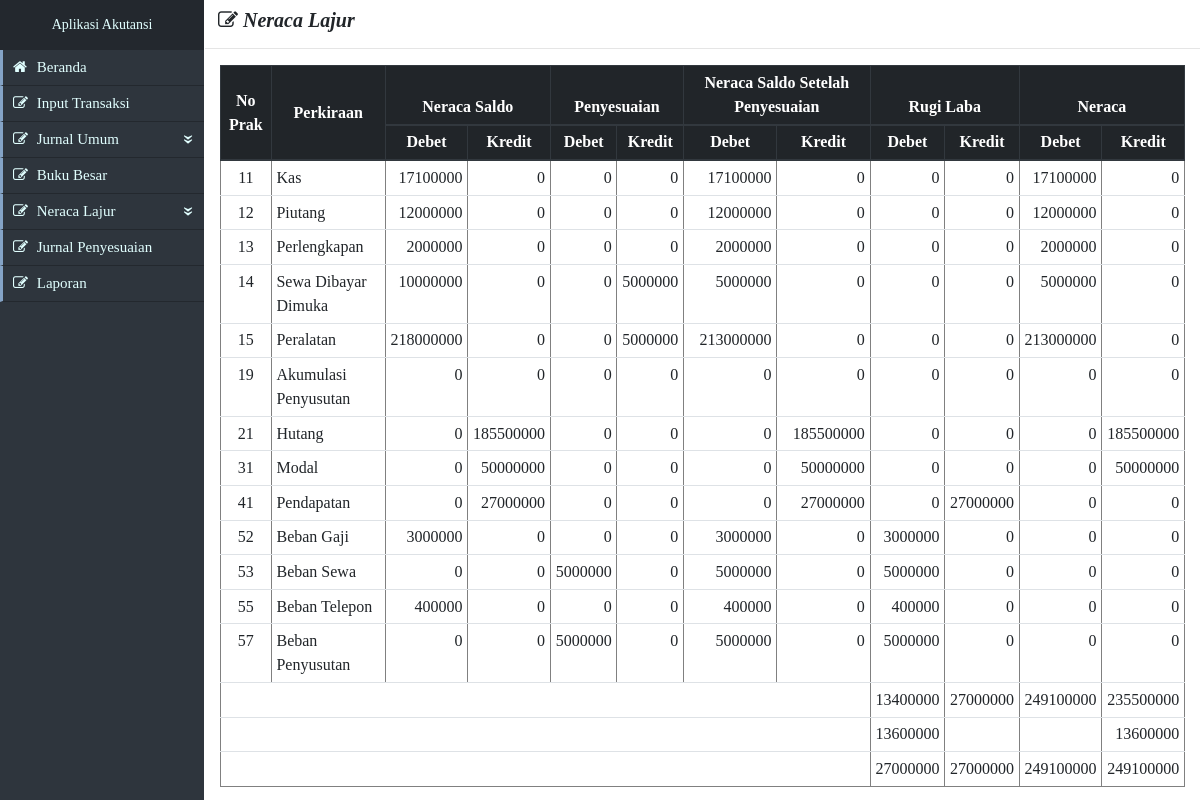
/public/archive/neracaLajur.php, run on the app's committed database.
### tables this page shows
CREATE TABLE `neracalajur` (
  `idnl` varchar(100) DEFAULT NULL,
  `noRef` varchar(10) DEFAULT NULL,
  `neracaSaldoD` int(100) DEFAULT NULL,
  `neracaSaldoK` int(100) DEFAULT NULL,
  `penyesuaianD` int(100) DEFAULT NULL,
  `penyesuaianK` int(100) DEFAULT NULL,
  `neracaSaldoSetelahD` int(100) DEFAULT NULL,
  `neracaSaldoSetelahK` int(100) DEFAULT NULL,
  `rugiLabaD` int(100) DEFAULT NULL,
  `rugiLabaK` int(100) DEFAULT NULL,
  `neracaD` int(100) DEFAULT NULL,
  `neracaK` int(100) DEFAULT NULL
);

CREATE TABLE `ketref` (
  `golAkun` varchar(50) DEFAULT NULL,
  `noRef` varchar(10) NOT NULL,
  `ketref` varchar(50) DEFAULT NULL,
  `kdUnik` varchar(50) DEFAULT NULL
);

### public/archive/neracaLajur.php (the view, shortened to what this page needs)
<?php include('../includes/templateAkutansi.php') ?>
		<div class="col-lg-10">
			<h5 class="ml-2 mt-2"><strong><i>&nbsp<span class="fa fa-pencil-square-o"></span> Neraca Lajur</i></strong></h5>
			<hr>
			<div class="container-fluid">
				<table border="1" class="table table-sm">
					<thead class="thead-dark text-center">
					<tr>
						<th rowspan="2" class="align-middle">No Prak</th>
						<th rowspan="2" class="align-middle">Perkiraan</th>
						<th colspan="2">Neraca Saldo</th>
						<th colspan="2">Penyesuaian</th>
						<th colspan="2">Neraca Saldo Setelah Penyesuaian</th>
						<th colspan="2">Rugi Laba</th>
						<th colspan="2">Neraca</th>
					</tr>
					<tr>
						<?php
							for($i=0;$i<5;$i++){
								echo "<th>Debet</th><th>Kredit</th>";
							}
						?>
					</tr>
					</thead>
					<?php
					$con = mysqli_connect("localhost","root","","akutansiAuto");
			        if (mysqli_connect_errno()){
			            echo "Koneksi database gagal : " . mysqli_connect_error();
			        } else {
			        $query = mysqli_query($con,"select*from neracalajur inner join ketref on ketref.noRef = neracalajur.noRef order by neracalajur.noRef ");
					if(mysqli_num_rows($query)>0){
						while ($data=mysqli_fetch_array($query)) { ?>
							<tr>
								<td class="text-center"><?php echo $data['noRef']; ?></td>
								<td><?php echo $data['ketref']; ?></td>
								<td class="text-right"><?php echo $data['neracaSaldoD']; ?></td>
								<td class="text-right"><?php echo $data["neracaSaldoK"]; ?></td>
								<td class="text-right"><?php echo $data["penyesuaianD"]; ?></td>
								<td class="text-right"><?php echo $data["penyesuaianK"]; ?></td>
								<td class="text-right"><?php echo $data["neracaSaldoSetelahD"]; ?></td>
								<td class="text-right"><?php echo $data["neracaSaldoSetelahK"]; ?></td>
								<td class="text-right"><?php echo $data["rugiLabaD"]; ?></td>
								<td class="text-right"><?php echo $data["rugiLabaK"]; ?></td>
								<td class="text-right"><?php echo $data["neracaD"]; ?></td>
								<td class="text-right"><?php echo $data["neracaK"]; ?></td>
							</tr>
							<?php
							}
						}
					}
					?>
					<?php
				        if (mysqli_connect_errno()){
				            echo "Koneksi database gagal : " . mysqli_connect_error();
				        } else {
				            $query1 =mysqli_query($con,"select sum(rugiLabaD), sum(rugiLabaK), sum(neracaD), sum(neracaK) from neracalajur");
				            if(mysqli_num_rows($query1)>0){
				                foreach ($query1 as $data1) { ?>
								<tr>
									<td colspan="8"></td>
									<td class="text-right"><?php echo $data1['sum(rugiLabaD)']?></td>
									<td class="text-right"><?php echo $data1['sum(rugiLabaK)']?></td>
									<td class="text-right"><?php echo $data1['sum(neracaD)']?></td>
									<td class="text-right"><?php echo $data1['sum(neracaK)']?></td>
								</tr>
								<?php
									$untungRugi=$data1['sum(rugiLabaD)']-$data1['sum(rugiLabaK)'];
									$untungRugi1=$data1['sum(neracaD)']-$data1['sum(neracaK)'];
								?>
								<tr>
									<td colspan="8"></td>
									<td class="text-right">
										<?php
											if($untungRugi<0){
												echo substr($untungRugi, 1);
											}
										?>
									</td>
									<td class="text-right">
									</td>
									<td class="text-right">
									</td>
									<td class="text-right">
										<?php
											if($untungRugi1>0){
												echo substr($untungRugi, 1);
											}
										?>
									</td>
								</tr>
								<?php
									$untungRugi=$data1['sum(rugiLabaD)']-$data1['sum(rugiLabaK)'];
									$untungRugi1=$data1['sum(neracaD)']-$data1['sum(neracaK)'];
								?>
								<tr>
									<td colspan="8"></td>
									<td class="text-right">
										<?php
											if($untungRugi<0){
												echo $data1['sum(rugiLabaD)']+substr($untungRugi,1);
											} else{
												echo $data1['sum(rugiLabaD)'];
											}
										?>
									</td>
									<td class="text-right">
										<?php
											if($untungRugi>0){
												echo $data1['sum(rugiLabaK)']+$untungRugi;
											} else{
												echo $data1['sum(rugiLabaK)'];
											}
										?>
									</td>
									<td class="text-right">
										<?php
											if($untungRugi1<0){
												echo $data1['sum(neracaD)']-substr($untungRugi1, 1);
											} else{
												echo $data1['sum(neracaD)'];
											}
										?>
									</td>
									<td class="text-right">
										<?php
											if($untungRugi1>0){
												echo $data1['sum(neracaK)']+$untungRugi1;
											} else{
												echo $data1['sum(neracaK)'];
											}
										?>
									</td>
								</tr>
				              <?php }
				          }
				      }
					?>
				</table>
			</div>
		</div>
	</div>
</body>
</html>

### assets/css/style.css (style rules this page uses)
* { margin: 0px;padding:0px;font-family: calibri; }
body { margin: 0px; padding: 0px; }

### data on the page
neracalajur: ketref.noRef "11", ketref.ketref "Kas", neracaSaldoD "17100000", neracaSaldoK "0", penyesuaianD "0", penyesuaianK "0", neracaSaldoSetelahD "17100000", neracaSaldoSetelahK "0", rugiLabaD "0", rugiLabaK "0", neracaD "17100000", neracaK "0"
neracalajur: ketref.noRef "12", ketref.ketref "Piutang", neracaSaldoD "12000000", neracaSaldoK "0", penyesuaianD "0", penyesuaianK "0", neracaSaldoSetelahD "12000000", neracaSaldoSetelahK "0", rugiLabaD "0", rugiLabaK "0", neracaD "12000000", neracaK "0"
neracalajur: ketref.noRef "13", ketref.ketref "Perlengkapan", neracaSaldoD "2000000", neracaSaldoK "0", penyesuaianD "0", penyesuaianK "0", neracaSaldoSetelahD "2000000", neracaSaldoSetelahK "0", rugiLabaD "0", rugiLabaK "0", neracaD "2000000", neracaK "0"
neracalajur: ketref.noRef "14", ketref.ketref "Sewa Dibayar Dimuka", neracaSaldoD "10000000", neracaSaldoK "0", penyesuaianD "0", penyesuaianK "5000000", neracaSaldoSetelahD "5000000", neracaSaldoSetelahK "0", rugiLabaD "0", rugiLabaK "0", neracaD "5000000", neracaK "0"
neracalajur: ketref.noRef "15", ketref.ketref "Peralatan", neracaSaldoD "218000000", neracaSaldoK "0", penyesuaianD "0", penyesuaianK "5000000", neracaSaldoSetelahD "213000000", neracaSaldoSetelahK "0", rugiLabaD "0", rugiLabaK "0", neracaD "213000000", neracaK "0"
neracalajur: ketref.noRef "19", ketref.ketref "Akumulasi Penyusutan", neracaSaldoD "0", neracaSaldoK "0", penyesuaianD "0", penyesuaianK "0", neracaSaldoSetelahD "0", neracaSaldoSetelahK "0", rugiLabaD "0", rugiLabaK "0", neracaD "0", neracaK "0"
neracalajur: ketref.noRef "21", ketref.ketref "Hutang", neracaSaldoD "0", neracaSaldoK "185500000", penyesuaianD "0", penyesuaianK "0", neracaSaldoSetelahD "0", neracaSaldoSetelahK "185500000", rugiLabaD "0", rugiLabaK "0", neracaD "0", neracaK "185500000"
neracalajur: ketref.noRef "31", ketref.ketref "Modal", neracaSaldoD "0", neracaSaldoK "50000000", penyesuaianD "0", penyesuaianK "0", neracaSaldoSetelahD "0", neracaSaldoSetelahK "50000000", rugiLabaD "0", rugiLabaK "0", neracaD "0", neracaK "50000000"
neracalajur: ketref.noRef "41", ketref.ketref "Pendapatan", neracaSaldoD "0", neracaSaldoK "27000000", penyesuaianD "0", penyesuaianK "0", neracaSaldoSetelahD "0", neracaSaldoSetelahK "27000000", rugiLabaD "0", rugiLabaK "27000000", neracaD "0", neracaK "0"
neracalajur: ketref.noRef "52", ketref.ketref "Beban Gaji", neracaSaldoD "3000000", neracaSaldoK "0", penyesuaianD "0", penyesuaianK "0", neracaSaldoSetelahD "3000000", neracaSaldoSetelahK "0", rugiLabaD "3000000", rugiLabaK "0", neracaD "0", neracaK "0"
neracalajur: ketref.noRef "53", ketref.ketref "Beban Sewa", neracaSaldoD "0", neracaSaldoK "0", penyesuaianD "5000000", penyesuaianK "0", neracaSaldoSetelahD "5000000", neracaSaldoSetelahK "0", rugiLabaD "5000000", rugiLabaK "0", neracaD "0", neracaK "0"
neracalajur: ketref.noRef "55", ketref.ketref "Beban Telepon", neracaSaldoD "400000", neracaSaldoK "0", penyesuaianD "0", penyesuaianK "0", neracaSaldoSetelahD "400000", neracaSaldoSetelahK "0", rugiLabaD "400000", rugiLabaK "0", neracaD "0", neracaK "0"
neracalajur: ketref.noRef "57", ketref.ketref "Beban Penyusutan", neracaSaldoD "0", neracaSaldoK "0", penyesuaianD "5000000", penyesuaianK "0", neracaSaldoSetelahD "5000000", neracaSaldoSetelahK "0", rugiLabaD "5000000", rugiLabaK "0", neracaD "0", neracaK "0"

### other printed values
$data1['sum(rugiLabaD)'] "13400000"
$data1['sum(rugiLabaK)'] "27000000"
$data1['sum(neracaD)'] "249100000"
$data1['sum(neracaK)'] "235500000"
substr($untungRugi, 1) "13600000"
$data1['sum(rugiLabaD)']+substr($untungRugi,1) "27000000"
$data1['sum(neracaK)']+$untungRugi1 "249100000"
